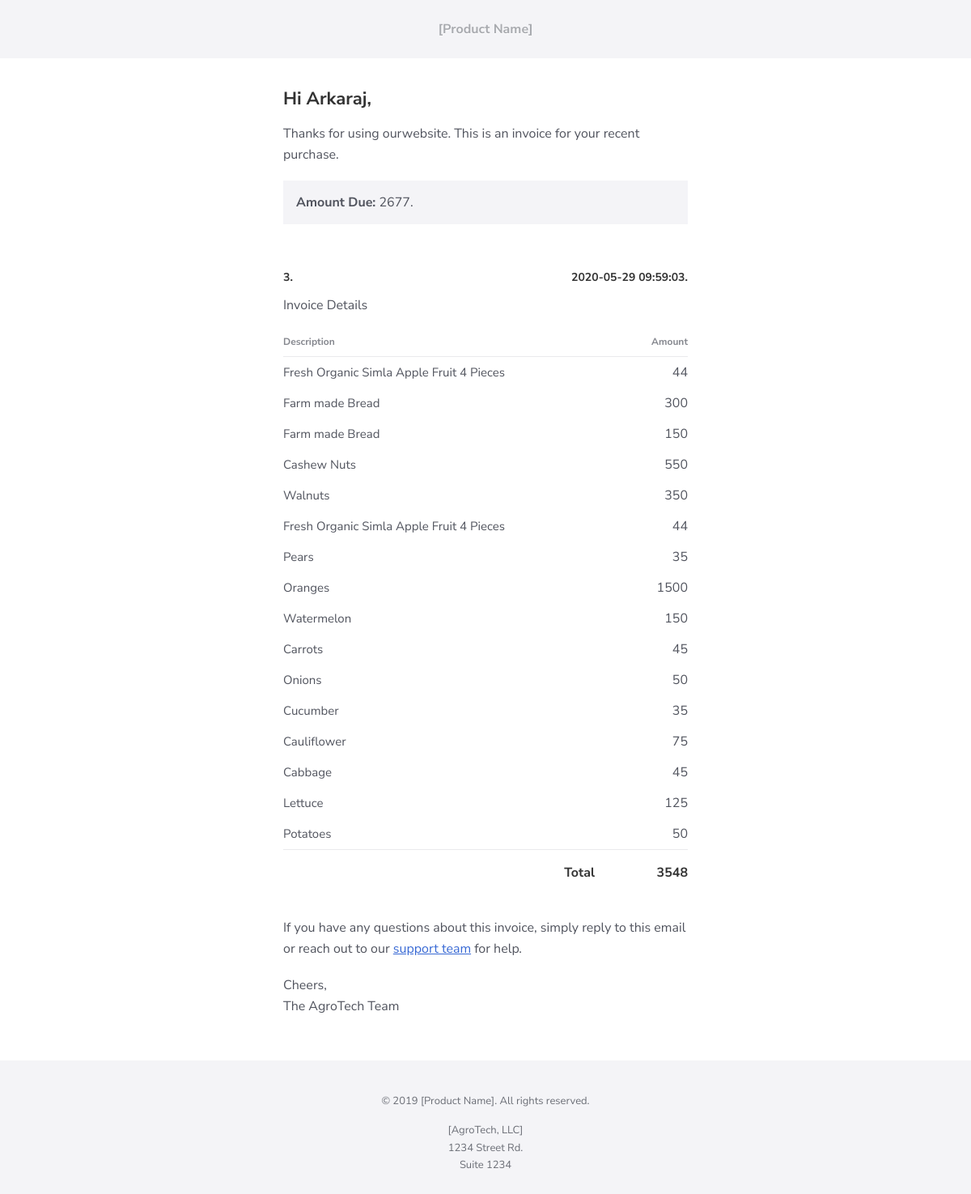
The page /mail.php?id=3 on the database as committed earlier.
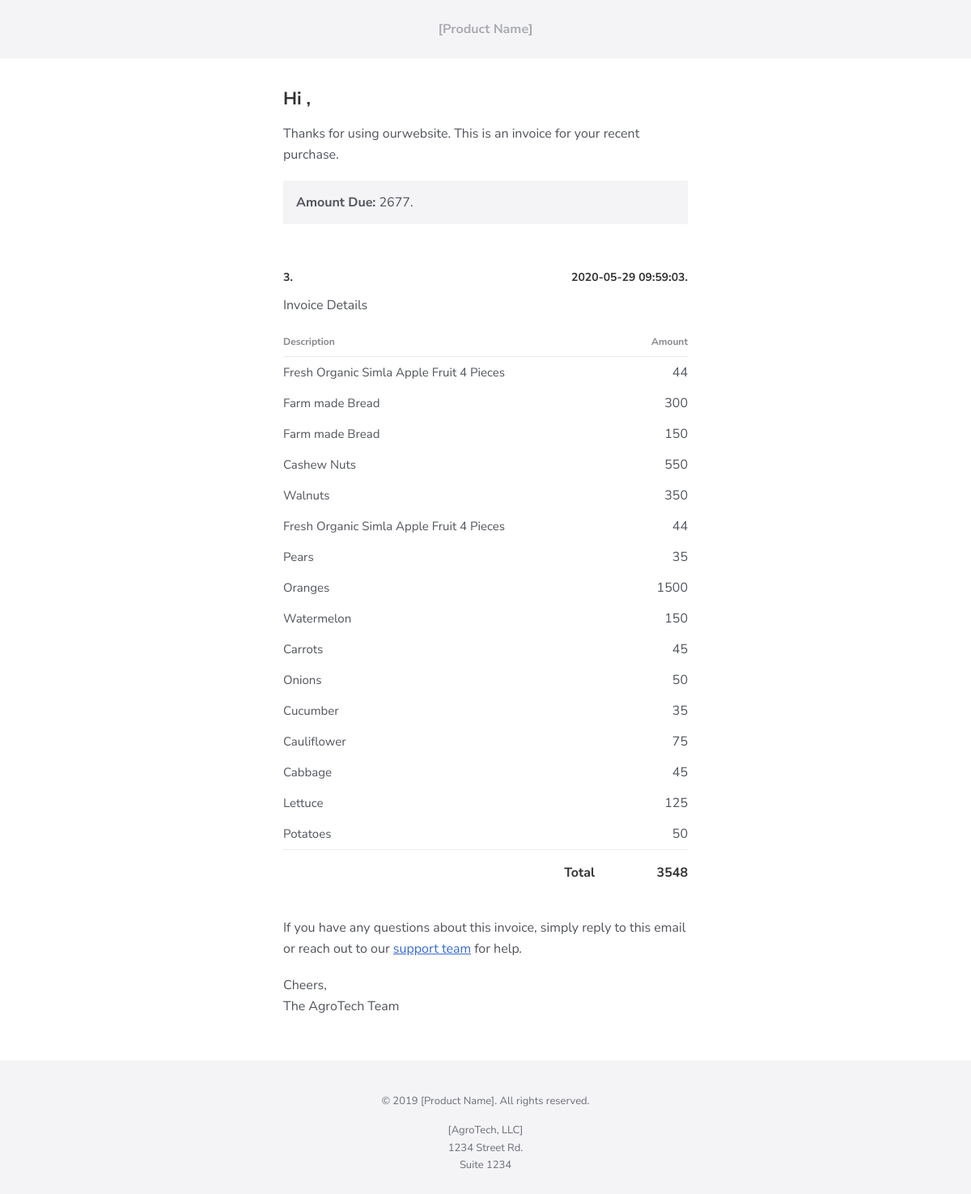
The same page on the database as committed later.
### tables this page shows
CREATE TABLE `order` (
  `id` int NOT NULL,
  `user_id` int NOT NULL,
  `address` varchar(250) NOT NULL,
  `city` varchar(50) NOT NULL,
  `pincode` int NOT NULL,
  `payment_type` varchar(20) NOT NULL,
  `total_price` float NOT NULL,
  `payment_status` varchar(20) NOT NULL,
  `order_status` int NOT NULL,
  `length` float NOT NULL,
  `breadth` float NOT NULL,
  `height` float NOT NULL,
  `weight` float NOT NULL,
  `txnid` varchar(20) NOT NULL,
  `mihpayid` varchar(20) NOT NULL,
  `ship_order_id` int NOT NULL,
  `ship_shipment_id` int NOT NULL,
  `payu_status` varchar(10) NOT NULL,
  `coupon_id` int NOT NULL,
  `coupon_value` varchar(50) NOT NULL,
  `coupon_code` varchar(50) NOT NULL,
  `added_on` datetime NOT NULL
);

CREATE TABLE `users` (
  `id` int NOT NULL,
  `name` varchar(255) NOT NULL,
  `password` varchar(50) NOT NULL,
  `email` varchar(50) NOT NULL,
  `mobile` varchar(15) NOT NULL,
  `added_on` datetime NOT NULL
);

### mail.php (the view, shortened to what the changed rows need)
<?php
require('connection.inc.php');
$order_id=$_GET['id'];
$res=mysqli_query($con,"select distinct(order_detail.id) ,order_detail.*,product.name,product.image from order_detail,product ,`order` where order_detail.order_id='$order_id' and order_detail.product_id=product.id");
$user_order=mysqli_fetch_assoc(mysqli_query($con,"select `order`.*, users.name,users.email  from `order`,users where users.id=`order`.user_id and `order`.id='$order_id'"));
$coupon_details=mysqli_fetch_assoc(mysqli_query($con,"select coupon_value from `order` where id='$order_id'"));
$coupon_value=$coupon_details['coupon_value'];
$total_price=0;
$html='<!DOCTYPE html PUBLIC "-//W3C//DTD XHTML 1.0 Transitional//EN" "http://www.w3.org/TR/xhtml1/DTD/xhtml1-transitional.dtd">
<html>
  <head>
  </head>
  <body>
    <span class="preheader">This is an invoice for your purchase on '.$user_order['added_on'].'. Please submit payment by {{ due_date }}</span>
    <table class="email-wrapper" width="100%" cellpadding="0" cellspacing="0" role="presentation">
      <tr>
        <td align="center">
          <table class="email-content" width="100%" cellpadding="0" cellspacing="0" role="presentation">
            <tr>
              <td class="email-body" width="100%" cellpadding="0" cellspacing="0">
                <table class="email-body_inner" align="center" width="570" cellpadding="0" cellspacing="0" role="presentation">
                  <tr>
                    <td class="content-cell">
                      <div class="f-fallback">
                        <h1>Hi '.$user_order['name'].',</h1>
                        <p>Thanks for using ourwebsite. This is an invoice for your recent purchase.</p>
                        <table class="attributes" width="100%" cellpadding="0" cellspacing="0" role="presentation">
                          <tr>
                            <td class="attributes_content">
                              <table width="100%" cellpadding="0" cellspacing="0" role="presentation">
                                <tr>
                                  <td class="attributes_item">
                                    <span class="f-fallback">
              <strong>Amount Due:</strong> '.$user_order['total_price'].'.
            </span>
                                  </td>
                                </tr>
                              </table>
                            </td>
                          </tr>
                        </table>
                        <table class="purchase" width="100%" cellpadding="0" cellspacing="0">
                          <tr>
                            <td>
                              <h3>'.$user_order['id'].'.</h3>
                            </td>
                            <td>
                              <h3 class="align-right">'.$user_order['added_on'].'.</h3>
                            </td>
                          </tr>
                          <tr>
                            <td colspan="2">
                              <table class="purchase_content" width="100%" cellpadding="0" cellspacing="0">
                                <tr>
                                  <th class="purchase_heading" align="left">
                                    <p class="f-fallback">Description</p>
                                  </th>
                                  <th class="purchase_heading" align="right">
                                    <p class="f-fallback">Amount</p>
                                  </th>
                                </tr>
                                Invoice Details';
                                while($row=mysqli_fetch_assoc($res)){
									$total_price=$total_price+($row['qty']*$row['price']);
									$pp=$row['qty']*$row['price'];
									$html.='<tr>
									  <td width="80%" class="purchase_item"><span class="f-fallback">'.$row['name'].'</span></td>
									  <td class="align-right" width="20%" class="purchase_item"><span class="f-fallback">'.$pp.'</span></td>
									</tr>';
								}
                                $total_price=$total_price-$coupon_value;
                                $html.='<tr>
                                  <td width="80%" class="purchase_footer" valign="middle">
                                    <p class="f-fallback purchase_total purchase_total--label">Total</p>
                                  </td>
                                  <td width="20%" class="purchase_footer" valign="middle">
                                    <p class="f-fallback purchase_total">'.$total_price.'</p>
                                  </td>
                                </tr>
                              </table>
                            </td>
                          </tr>
                        </table>
                        <p>If you have any questions about this invoice, simply reply to this email or reach out to our <a href="{{support_url}}">support team</a> for help.</p>
                        <p>Cheers,
                          <br>The AgroTech Team</p>
                      </div>
                    </td>
                  </tr>
                </table>
              </td>
            </tr>
            <tr>
              <td>
                <table class="email-footer" align="center" width="570" cellpadding="0" cellspacing="0" role="presentation">
                  <tr>
                    <td class="content-cell" align="center">
                      <p class="f-fallback sub align-center">&copy; 2019 [Product Name]. All rights reserved.</p>
                      <p class="f-fallback sub align-center">
                        [AgroTech, LLC]
                        <br>1234 Street Rd.
                        <br>Suite 1234
                      </p>
                    </td>
                  </tr>
                </table>
              </td>
            </tr>
          </table>
        </td>
      </tr>
    </table>
  </body>
</html>';
echo $html;
?>

Rows that differ between the two databases and show on the page:
changed through a linked row, order id 3: user.name "Arkaraj" → (not shown)
